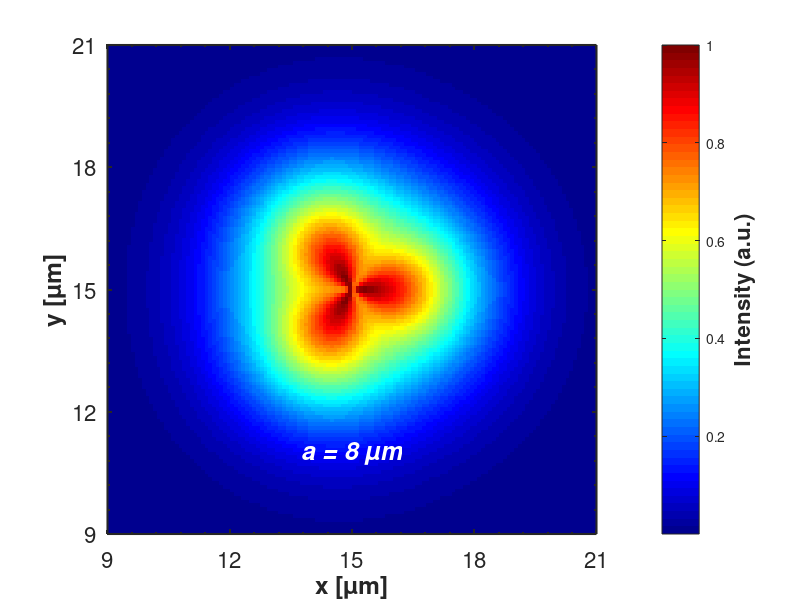

Here is the MATLAB script that generated this plot:
clear all
clc

% =========================================================================
% 1. Load or Generate the Dataset
% =========================================================================
% In your actual work, you would load your FEM data here:
% data = readmatrix('mode_profile.csv');
% x = unique(data(:,1)); y = unique(data(:,2)); 
% Z = reshape(data(:,3), [length(y), length(x)]);

% FOR THIS EXAMPLE: Generating a dummy dataset mimicking a triangular mode
x = linspace(6, 24, 200); % x coordinates in um
y = linspace(6, 24, 200); % y coordinates in um
[X, Y] = meshgrid(x, y);

% Simulating a triangular-ish intensity profile at the center (15, 15)
R = sqrt((X - 15).^2 + (Y - 15).^2);
Angle = atan2(Y - 15, X - 15);
% Adding a 3-fold symmetry to mimic the triangular core
Z = exp(-(R.^2)/8) .* (1 + 0.15*cos(3*Angle)); 
Z(Z < 0) = 0; % Ensure no negative intensity
Z = Z / max(Z(:)); % Normalize max to 1

% =========================================================================
% 2. Plotting the 2D Mode Profile
% =========================================================================
figure(1)
clf;

% Use imagesc for high-performance 2D heatmaps
% Note: imagesc flips the Y-axis by default, so we set 'YDir' to 'normal'
h = imagesc(x, y, Z);
set(gca, 'YDir', 'normal');

% Apply the 'jet' colormap to match the reference image
colormap('jet');

% Add and format the colorbar
cb = colorbar;
ylabel(cb, 'Intensity (a.u.)', 'FontSize', 16, 'FontWeight', 'bold');
% Set colorbar limits if you want to match the 0 to 0.3 scale from the paper
% caxis([0 0.3]); 

% =========================================================================
% 3. Formatting the Axes (matching your preferred style)
% =========================================================================
xlabel('x [\mum]', 'FontSize', 20, 'FontWeight', 'bold');
ylabel('y [\mum]', 'FontSize', 20, 'FontWeight', 'bold');

% Ensure the aspect ratio is perfectly square (so the core isn't stretched)
axis image; 

% Adjust limits to match the specific bounding box of the core
xlim([9, 21]);
ylim([9, 21]);
xticks([9, 12, 15, 18, 21]);
yticks([9, 12, 15, 18, 21]);

set(gca, 'FontSize', 16, 'LineWidth', 1.5);
set(gca, 'XMinorTick', 'on', 'YMinorTick', 'on');
box on;

% Add inner text label for the side length
text(15, 11, 'a = 8 \mum', 'FontSize', 18, 'FontWeight', 'bold', ...
    'FontAngle', 'italic', 'Color', 'white', 'HorizontalAlignment', 'center');

% Save the plot
output_image_path = fullfile(fileparts(mfilename('fullpath')), 'Mode_Profile.png');
saveas(gcf, output_image_path);
disp('Mode profile plot saved successfully.');
